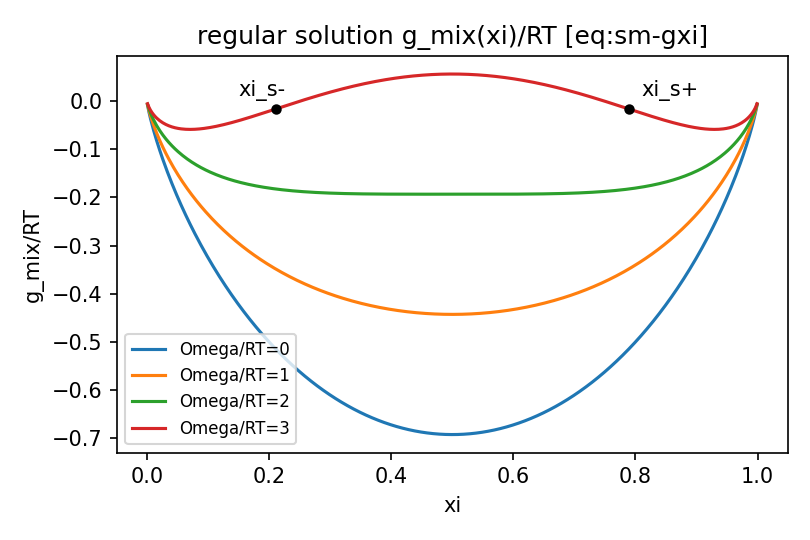

This chart was generated by the following Python code:
# V1013_P21_fig_F1_sm_gxi.py — Part 0 fig:sm-gxi source data
# Evaluates the ACTUAL regular-solution mixing free energy [eq:sm-gxi]:
#   g_mix(xi)/RT = xi ln xi + (1-xi) ln(1-xi) + a * xi(1-xi),  a = Omega/RT
# Family a in {0,1,2,3}; spinodal marks for a=3: xi_s = (1 +- sqrt(1-2/a))/2.
# Outputs: TikZ coordinate blocks (stdout) + verification PNG.
import numpy as np
import matplotlib
matplotlib.use("Agg")
import matplotlib.pyplot as plt

def gmix(xi, a):
    return xi*np.log(xi) + (1-xi)*np.log(1-xi) + a*xi*(1-xi)

def gpp(xi, a):  # second derivative / RT
    return 1.0/(xi*(1-xi)) - 2.0*a

def tikz(xs, ys, ndig=4):
    pts = " ".join(f"({x:.{ndig}g},{y:.{ndig}g})" for x, y in zip(xs, ys))
    return "coordinates {" + pts + "}"

# dense at edges (log divergence of slope, value -> 0)
xi = np.unique(np.concatenate([
    np.linspace(0.005, 0.06, 6), np.linspace(0.08, 0.92, 22),
    np.linspace(0.94, 0.995, 6)]))
print("=== g_mix(xi)/RT, a=Omega/RT ===")
for a in (0.0, 1.0, 2.0, 3.0):
    print(f"% a=Omega/RT={a}")
    print(tikz(xi, gmix(xi, a)))

# spinodal points for a=3
a = 3.0
u = np.sqrt(1 - 2/a)
xs_m, xs_p = 0.5*(1-u), 0.5*(1+u)
print(f"% spinodal a=3: xi_s-={xs_m:.4f}, xi_s+={xs_p:.4f}, "
      f"g={gmix(xs_m,a):.4f},{gmix(xs_p,a):.4f}")

# checks
assert abs(xs_m-0.2113) < 5e-4 and abs(xs_p-0.7887) < 5e-4   # matches fig:doublewell
assert abs(gpp(xs_m, a)) < 1e-9 and abs(gpp(xs_p, a)) < 1e-9 # g''=0 at spinodal
assert gpp(0.5, 2.0) < 1e-12 and gpp(0.5, 2.0) > -1e-12      # threshold: g''(1/2)=0 at a=2
assert gpp(0.5, 1.9999) > 0 and gpp(0.5, 2.0001) < 0         # convexity flips at a=2
assert abs(gmix(0.3, a) - gmix(0.7, a)) < 1e-12              # xi <-> 1-xi symmetry
# curve values at xi=1/2: -ln2 + a/4
for a_ in (0, 1, 2, 3):
    assert abs(gmix(0.5, a_) - (-np.log(2) + a_/4)) < 1e-12

fig, ax = plt.subplots(figsize=(5.4, 3.6))
xif = np.linspace(0.001, 0.999, 400)
for a_ in (0.0, 1.0, 2.0, 3.0):
    ax.plot(xif, gmix(xif, a_), label=f"Omega/RT={a_:g}")
ax.plot([xs_m, xs_p], [gmix(xs_m, 3), gmix(xs_p, 3)], "ko", ms=4)
ax.annotate("xi_s-", (xs_m, gmix(xs_m, 3)), textcoords="offset points", xytext=(-18, 6))
ax.annotate("xi_s+", (xs_p, gmix(xs_p, 3)), textcoords="offset points", xytext=(6, 6))
ax.set_xlabel("xi"); ax.set_ylabel("g_mix/RT")
ax.legend(fontsize=8); ax.set_title("regular solution g_mix(xi)/RT [eq:sm-gxi]")
fig.tight_layout()
fig.savefig(r"D:\Projects\Project_Anode_Fit\Claude\results\process\V1013_P21_fig_F1_sm_gxi.png", dpi=150)
print("PNG saved. All asserts passed.")
